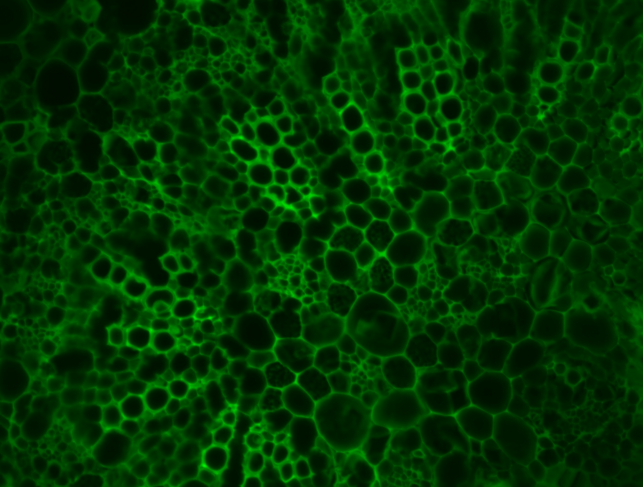
%> input picture final_project/example/original.png, 644 x 487 px
$ octave with_titles.m   (GNU Octave 9; MATLAB toolbox functions it lacks are replaced by stand-ins)
%> lines starting %> are read from the running program, lines starting %| are printed output that depends on the picture; in (x1, y1, x2, y2) boxes, pixels count from 0 and x2, y2 are one past the last pixel; in counts of white or black regions, pixels touching at a corner belong together; the program's own positions count from 1
rgb = imread('original.png'); %load image
%> rgb is the input picture: size 487x644x3 uint8; mean R, G, B 0.6, 51.6, 0.6
f1=figure;figure(f1);imshow(rgb); title('Original image');
rgb2 = rgb2gray(rgb); %change it to gray
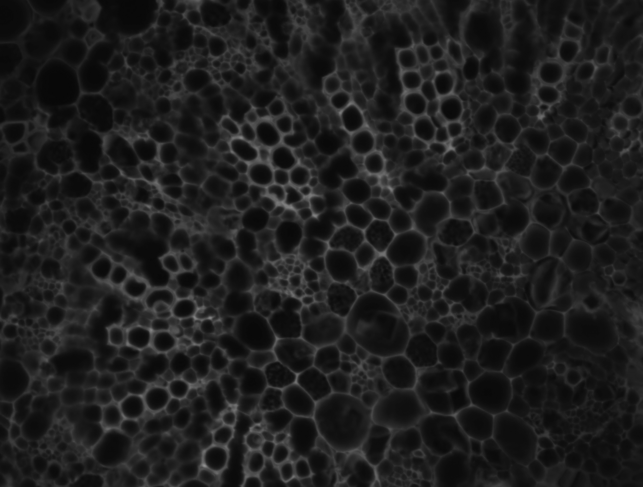
%> rgb2: size 487x644 uint8; min 7, max 255, mean 30.6
f2=figure;figure(f2);imshow(rgb2);title('Changed to grayscale');
rgb2 = imcomplement(rgb2); %invert the color
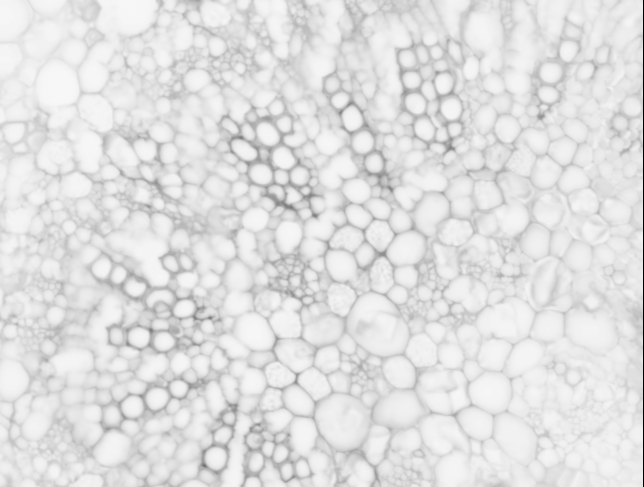
%> rgb2: size 487x644 uint8; min 0, max 248, mean 224.4
f3=figure;figure(f3);imshow(rgb2);title('Inverted color');
rgb2 = adapthisteq(rgb2, 'ClipLimit', 0.1); %enhance contract
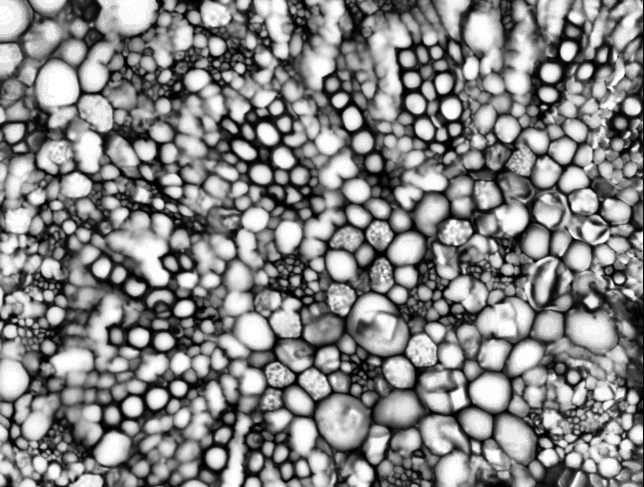
%> rgb2: size 487x644 uint8; min 0, max 255, mean 131.9
f4=figure;figure(f4);imshow(rgb2);title('Contrast enhanced');
BWdfill = imfill(im2bw(rgb2), 'holes'); %fill holes
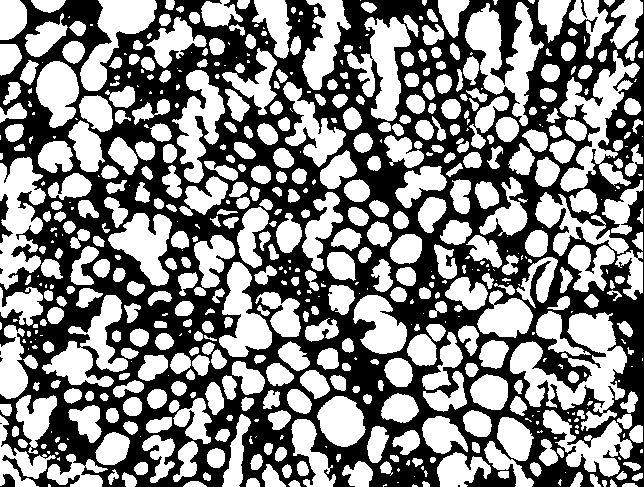
%> BWdfill: size 487x644 logical; 52.3% white; 10 black regions (6 under 20 px), largest, box (x1, y1, x2, y2) and area: (0, 0, 644, 487) 149275, (0, 194, 13, 243) 269, (0, 474, 15, 487) 129, (581, 0, 587, 18) 41
BWnobord = imclearborder(BWdfill, 4); %remove the boundary cells
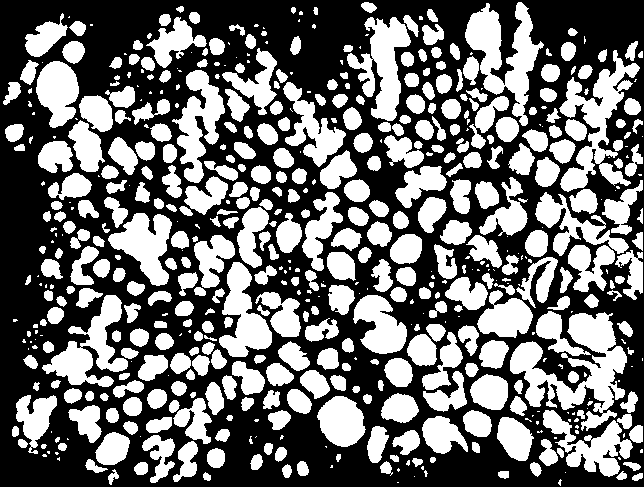
%> BWnobord: size 487x644 logical; 43.5% white; 569 white regions (182 under 20 px), largest, box (x1, y1, x2, y2) and area: (510, 312, 627, 431) 5671, (465, 2, 544, 126) 4020, (559, 50, 640, 192) 3981
rgb_perim = bwperim(im2bw(BWnobord)); %find the boundary
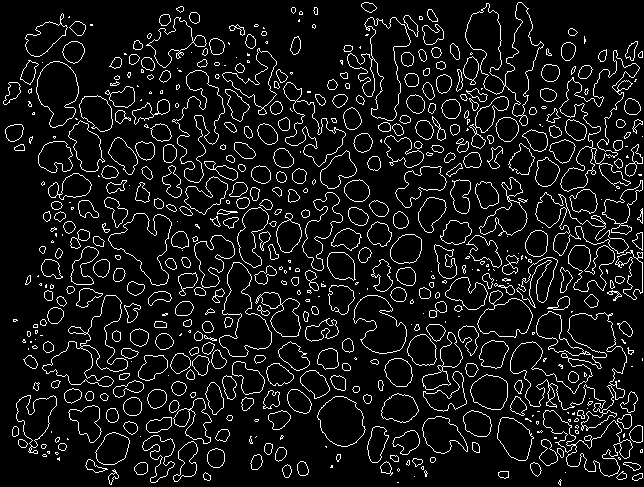
%> rgb_perim: size 487x644 logical; 8.6% white in thin lines or dots
%overlay1 = imoverlay(rgb2gray(rgb),rgb_perim, [.3 1 .3]); %overlap figure with boundary
%imshow(overlay1)
bw = BWnobord;
cc = bwconncomp(bw, 8);
%> cc = 569 connected components
graindata = regionprops(cc,'basic');
%> graindata = 569 regions; largest, box (x1, y1, x2, y2), Area and Centroid: (510, 312, 627, 431) 5671 [577.8 368.8], (465, 2, 544, 126) 4020 [505.3 54.4], (559, 50, 640, 192) 3981 [597.3 124], (347, 17, 411, 121) 3129 [383.4 66.2], (42, 295, 128, 387) 3119 [91.4 349.9]
grain_areas = [graindata.Area];
%> grain_areas = 569 values, max 5671 at index 461, min 1 at index 24, mean 240
length(grain_areas);
min(grain_areas);
max(grain_areas);
s = regionprops(BWnobord, {'Centroid'});
%> s = 569 regions; first 5, Centroid: [13.1 92.9], [14.9 133], [16 432.1], [15.6 320.9], [20.5 148.5]
hold on
numObj = numel(s) %show the total number of cell
%> numObj = 569
label_num = 0;
for k = 1 : numObj
    if (grain_areas(k)> 200) & ( grain_areas(k) < 4000) %set area range
    plot(s(k).Centroid(1), s(k).Centroid(2), 'ro'); %label selected ones
    label_num = label_num + 1; %count number
    end
end
%> after the loop, label_num = 153
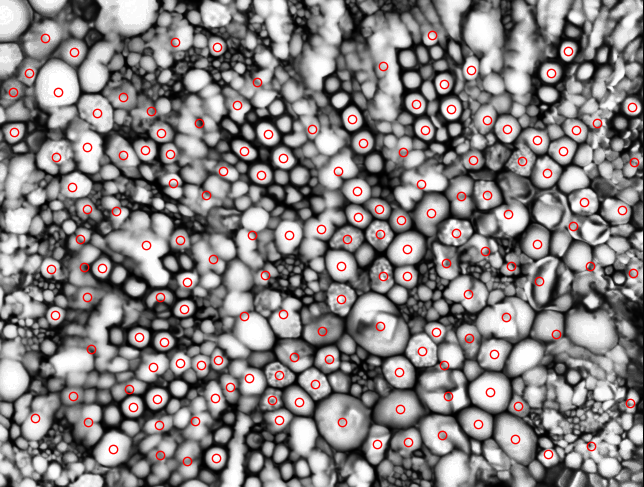
%> figure redrawn from the program's plot data; its title reads 'Contrast enhanced'
hold off
label_num
%> label_num = 153
